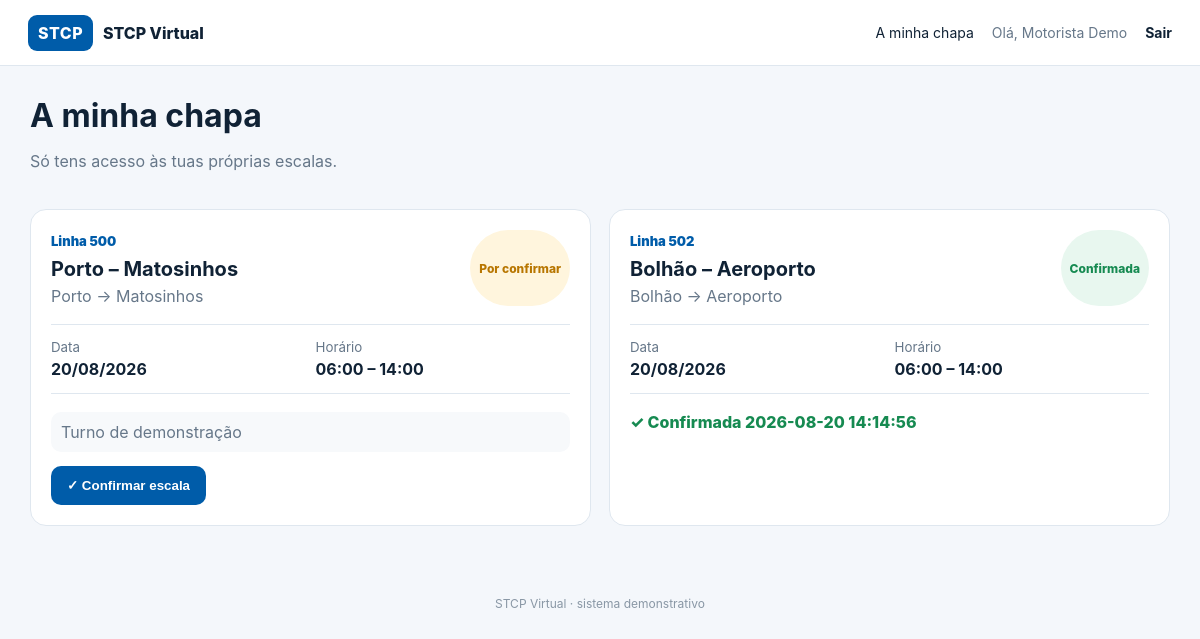
The app's page /dashboard.php (signed in) with its own data.
### tables this page shows
CREATE TABLE users (
        id INTEGER PRIMARY KEY AUTOINCREMENT,
        name TEXT NOT NULL,
        email TEXT NOT NULL UNIQUE,
        password TEXT NOT NULL,
        role TEXT NOT NULL CHECK(role IN ('admin','driver')),
        active INTEGER NOT NULL DEFAULT 1,
        created_at TEXT NOT NULL DEFAULT CURRENT_TIMESTAMP
    );

CREATE TABLE schedules (
        id INTEGER PRIMARY KEY AUTOINCREMENT,
        driver_id INTEGER NOT NULL,
        line_id INTEGER NOT NULL,
        service_date TEXT NOT NULL,
        start_time TEXT NOT NULL,
        end_time TEXT NOT NULL,
        notes TEXT,
        confirmed INTEGER NOT NULL DEFAULT 0,
        confirmed_at TEXT,
        created_at TEXT NOT NULL DEFAULT CURRENT_TIMESTAMP,
        FOREIGN KEY(driver_id) REFERENCES users(id) ON DELETE CASCADE,
        FOREIGN KEY(line_id) REFERENCES lines(id) ON DELETE CASCADE
    );

CREATE TABLE lines (
        id INTEGER PRIMARY KEY AUTOINCREMENT,
        code TEXT NOT NULL UNIQUE,
        name TEXT NOT NULL,
        origin TEXT,
        destination TEXT,
        active INTEGER NOT NULL DEFAULT 1,
        created_at TEXT NOT NULL DEFAULT CURRENT_TIMESTAMP
    );

### public/dashboard.php (the view, shortened to what this page needs)
<?php require_once __DIR__.'/../config.php'; $u=require_login();
if ($u['role']==='admin') {
  $pdo=db(); $drivers=(int)$pdo->query("SELECT COUNT(*) FROM users WHERE role='driver' AND active=1")->fetchColumn(); $lines=(int)$pdo->query('SELECT COUNT(*) FROM lines WHERE active=1')->fetchColumn(); $schedules=(int)$pdo->query("SELECT COUNT(*) FROM schedules WHERE service_date >= date('now')")->fetchColumn(); $pending=(int)$pdo->query("SELECT COUNT(*) FROM schedules WHERE confirmed=0 AND service_date >= date('now')")->fetchColumn();
  layout_start('Painel',$u); ?>
  <div class="page-head"><div><h1>Painel administrativo</h1><p class="muted">Controlo da operação STCP Virtual.</p></div><a class="btn primary" href="schedules.php?action=new">+ Nova escala</a></div>
  <div class="stats"><div><span>Motoristas ativos</span><b><?=$drivers?></b></div><div><span>Linhas ativas</span><b><?=$lines?></b></div><div><span>Escalas futuras</span><b><?=$schedules?></b></div><div><span>Por confirmar</span><b><?=$pending?></b></div></div>
  <section class="card"><h2>Acesso rápido</h2><div class="quick"><a href="drivers.php">Gerir motoristas</a><a href="lines.php">Gerir linhas</a><a href="schedules.php">Gerir escalas</a></div></section>
<?php } else {
  $stmt=db()->prepare("SELECT s.*, l.code, l.name, l.origin, l.destination FROM schedules s JOIN lines l ON l.id=s.line_id WHERE s.driver_id=? ORDER BY s.service_date,s.start_time"); $stmt->execute([$u['id']]); $rows=$stmt->fetchAll();
  layout_start('A minha chapa',$u); ?>
  <div class="page-head"><div><h1>A minha chapa</h1><p class="muted">Só tens acesso às tuas próprias escalas.</p></div></div>
  <div class="schedule-grid"><?php foreach($rows as $r): ?><article class="schedule-card"><div class="schedule-top"><div><span class="line-code">Linha <?=$r['code']?></span><h2><?=e($r['name'])?></h2><p><?=e($r['origin'])?> → <?=e($r['destination'])?></p></div><span class="status <?= $r['confirmed']?'ok':'pending'?>"><?= $r['confirmed']?'Confirmada':'Por confirmar'?></span></div><div class="schedule-meta"><div><small>Data</small><b><?=date('d/m/Y',strtotime($r['service_date']))?></b></div><div><small>Horário</small><b><?=e($r['start_time'])?> – <?=e($r['end_time'])?></b></div></div><?php if($r['notes']): ?><p class="notes"><?=e($r['notes'])?></p><?php endif; ?><?php if(!$r['confirmed']): ?><form method="post" action="confirm.php"><input type="hidden" name="csrf" value="<?=e(csrf_token())?>"><input type="hidden" name="id" value="<?=$r['id']?>"><button class="btn primary">✓ Confirmar escala</button></form><?php else: ?><div class="confirmed">✓ Confirmada <?=e($r['confirmed_at']??'')?></div><?php endif; ?></article><?php endforeach; ?></div>
<?php } layout_end(); ?>

### config.php (shortened to what this page needs)
<?php
function db(): PDO {
    static $pdo = null;
    if ($pdo === null) {
        $pdo = new PDO('sqlite:' . DB_FILE);
        $pdo->setAttribute(PDO::ATTR_ERRMODE, PDO::ERRMODE_EXCEPTION);
        $pdo->setAttribute(PDO::ATTR_DEFAULT_FETCH_MODE, PDO::FETCH_ASSOC);
        $pdo->exec('PRAGMA foreign_keys = ON');
        init_db($pdo);
    }
    return $pdo;
}
function init_db(PDO $pdo): void {
    $pdo->exec("CREATE TABLE IF NOT EXISTS users (
        id INTEGER PRIMARY KEY AUTOINCREMENT,
        name TEXT NOT NULL,
        email TEXT NOT NULL UNIQUE,
        password TEXT NOT NULL,
        role TEXT NOT NULL CHECK(role IN ('admin','driver')),
        active INTEGER NOT NULL DEFAULT 1,
        created_at TEXT NOT NULL DEFAULT CURRENT_TIMESTAMP
    )");
    $pdo->exec("CREATE TABLE IF NOT EXISTS lines (
        id INTEGER PRIMARY KEY AUTOINCREMENT,
        code TEXT NOT NULL UNIQUE,
        name TEXT NOT NULL,
        origin TEXT,
        destination TEXT,
        active INTEGER NOT NULL DEFAULT 1,
        created_at TEXT NOT NULL DEFAULT CURRENT_TIMESTAMP
    )");
    $pdo->exec("CREATE TABLE IF NOT EXISTS schedules (
        id INTEGER PRIMARY KEY AUTOINCREMENT,
        driver_id INTEGER NOT NULL,
        line_id INTEGER NOT NULL,
        service_date TEXT NOT NULL,
        start_time TEXT NOT NULL,
        end_time TEXT NOT NULL,
        notes TEXT,
        confirmed INTEGER NOT NULL DEFAULT 0,
        confirmed_at TEXT,
        created_at TEXT NOT NULL DEFAULT CURRENT_TIMESTAMP,
        FOREIGN KEY(driver_id) REFERENCES users(id) ON DELETE CASCADE,
        FOREIGN KEY(line_id) REFERENCES lines(id) ON DELETE CASCADE
    )");
    $count = (int)$pdo->query("SELECT COUNT(*) FROM users WHERE role='admin'")->fetchColumn();
    $count = (int)$pdo->query("SELECT COUNT(*) FROM users WHERE role='driver'")->fetchColumn();
    $count = (int)$pdo->query('SELECT COUNT(*) FROM lines')->fetchColumn();
    $count = (int)$pdo->query('SELECT COUNT(*) FROM schedules')->fetchColumn();
}
function e(string $value): string { return htmlspecialchars($value, ENT_QUOTES, 'UTF-8'); }
function flash(?string $message = null): ?string {
    $m = $_SESSION['flash'] ?? null; unset($_SESSION['flash']); return $m;
}
function user(): ?array {
    $stmt = db()->prepare('SELECT * FROM users WHERE id=? AND active=1');
    $stmt->execute([$_SESSION['user_id']]);
    return $stmt->fetch() ?: null;
}
function require_login(): array { $u=user(); if (!$u) redirect('index.php'); return $u; }
function layout_start(string $title, ?array $u=null): void {
    $flash=flash();
?>
<!doctype html><html lang="pt"><head><meta charset="utf-8"><meta name="viewport" content="width=device-width,initial-scale=1"><title><?=e($title)?> · STCP Virtual</title><link rel="stylesheet" href="style.css"></head><body>
<header class="top"><a href="dashboard.php" class="brand"><span class="brandmark">STCP</span><span>STCP Virtual</span></a><?php if($u): ?><nav><?php if($u['role']==='admin'): ?><a href="dashboard.php">Painel</a><a href="drivers.php">Motoristas</a><a href="lines.php">Linhas</a><a href="schedules.php">Escalas</a><?php else: ?><a href="dashboard.php">A minha chapa</a><?php endif; ?><span class="user">Olá, <?=e($u['name'])?></span><a class="logout" href="logout.php">Sair</a></nav><?php endif; ?></header>
<main class="container"><?php if($flash): ?><div class="flash"><?=e($flash)?></div><?php endif; ?>
<?php }
function layout_end(): void { echo '</main><footer>STCP Virtual · sistema demonstrativo</footer></body></html>'; }
?>

### public/style.css (style rules this page uses)
:root { --blue:#005ca9;--blue2:#00447d;--bg:#f4f7fb;--card:#fff;--text:#102235;--muted:#667789;--border:#dfe7ef;--green:#168a51;--amber:#b87600;--red:#b3261e }
* { box-sizing:border-box }
body { margin:0;background:var(--bg);font-family:Inter,Segoe UI,Arial,sans-serif;color:var(--text) }
a { color:inherit;text-decoration:none }
.top { height:66px;background:#fff;border-bottom:1px solid var(--border);display:flex;align-items:center;justify-content:space-between;padding:0 28px;position:sticky;top:0;z-index:5 }
.brand { display:flex;align-items:center;gap:10px;font-weight:800 }
.brandmark { background:var(--blue);color:#fff;border-radius:9px;padding:8px 10px;letter-spacing:.5px }
.top nav { display:flex;align-items:center;gap:18px;font-size:14px }
.user { color:var(--muted) }
.logout { font-weight:700 }
.container { max-width:1180px;margin:0 auto;padding:30px 20px 50px }
.muted { color:var(--muted) }
.btn { display:inline-flex;align-items:center;justify-content:center;border:0;border-radius:10px;padding:12px 16px;font-weight:800;cursor:pointer }
.primary { background:var(--blue);color:#fff }
.page-head { display:flex;justify-content:space-between;align-items:center;gap:20px;margin-bottom:22px }
.page-head h1 { margin:0 0 5px }
.stats>div,.card,.schedule-card { background:var(--card);border:1px solid var(--border);border-radius:16px }
.pill,.status { display:inline-flex;align-items:center;padding:6px 9px;border-radius:999px;font-size:12px;font-weight:800 }
.status.ok { background:#e8f7ef;color:var(--green) }
.status.pending { background:#fff5dd;color:var(--amber) }
.schedule-grid { display:grid;grid-template-columns:repeat(2,1fr);gap:18px }
.schedule-card { padding:20px }
.schedule-top { display:flex;justify-content:space-between;gap:12px }
.schedule-card h2 { margin:7px 0 5px;font-size:20px }
.schedule-card p { margin:0;color:var(--muted) }
.line-code { font-weight:900;color:var(--blue);font-size:13px }
.schedule-meta { display:grid;grid-template-columns:1fr 1fr;border-top:1px solid var(--border);border-bottom:1px solid var(--border);margin:18px 0;padding:14px 0;gap:10px }
.schedule-meta small { display:block;color:var(--muted);margin-bottom:4px }
.notes { padding:10px;background:#f7f9fb;border-radius:10px;margin-bottom:14px!important }
.confirmed { font-weight:800;color:var(--green) }
footer { text-align:center;color:#8997a5;font-size:12px;padding:20px }

### records on screen
users: name "Motorista Demo"
schedules: line.code "500", line.name "Porto – Matosinhos", line.origin "Porto", line.destination "Matosinhos", confirmed "Por confirmar", service_date "20/08/2026", start_time "06:00", end_time "14:00", notes "Turno de demonstração"
schedules: line.code "502", line.name "Bolhão – Aeroporto", line.origin "Bolhão", line.destination "Aeroporto", confirmed "Confirmada", service_date "20/08/2026", start_time "06:00", end_time "14:00", confirmed_at "2026-08-20 14:14:56"
